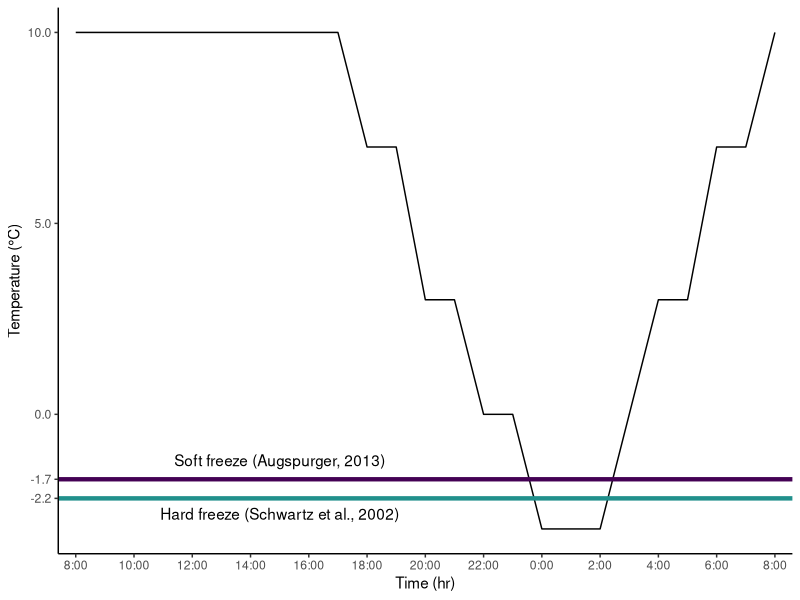

Write R code to recreate this figure.
## Started 5 April 2019 ##
## Build a figure that shows individuals undergoing False spring

# Clear workspace
rm(list=ls()) # remove everything currently held in the R memory
options(stringsAsFactors=FALSE)
graphics.off()

# Load libraries
library(ggplot2)
library(viridis)
library(RColorBrewer)

my.pal <- viridis_pal(option="viridis")(3)
#my.pal <- brewer.pal(4, "Dark2")


df <- data.frame(temp =c(10, 10, 10, 10, 10, 10, 10, 10, 10, 10, 7, 7, 3, 3, 0, 0, -3, -3, -3, 0, 3, 3, 7, 7, 10),
                 time =c("8:00", "9:00", "10:00", "11:00", "12:00", "13:00", "14:00", "15:00", "16:00",
                         "17:00", "18:00", "19:00", "20:00", "21:00", "22:00", "23:00", "0:00", "1:00", "2:00", "3:00",
                         "4:00", "5:00", "6:00", "7:00", "8:01"))
growthchamber <- ggplot(df, aes(x=factor(df$time,levels = c("8:00", "9:00", "10:00", "11:00", "12:00", "13:00", "14:00", "15:00", "16:00", "17:00",
                                                            "18:00", "19:00", "20:00", "21:00", "22:00", "23:00", "0:00", "1:00", "2:00", "3:00", "4:00",
                                                            "5:00", "6:00", "7:00", "8:01")), y=temp, group=1)) +  
  geom_line(aes(x=factor(df$time,levels = c("8:00", "9:00", "10:00", "11:00", "12:00", "13:00", "14:00", "15:00", "16:00", "17:00",
                                            "18:00", "19:00", "20:00", "21:00", "22:00", "23:00", "0:00", "1:00", "2:00", "3:00", "4:00",
                                            "5:00", "6:00", "7:00", "8:01")))) + theme_classic() +
  scale_x_discrete(breaks =c("8:00", "10:00", "12:00", "14:00", "16:00",
                             "18:00", "20:00", "22:00", "0:00", "2:00", "4:00",
                             "6:00", "8:01"),
    labels= c("8:00", "10:00", "12:00", "14:00", "16:00",
                                       "18:00", "20:00", "22:00", "0:00", "2:00", "4:00",
                                       "6:00", "8:00")) +
  scale_y_continuous(breaks = sort(c(seq(-5, 10, by=5), -1.7, -2.2))) +
  geom_hline(yintercept=-1.7, col=my.pal[1], size=1.5) +
  annotate("text", x=8, y=-1.2, label = "Soft freeze (Augspurger, 2013)") +
  geom_hline(yintercept=-2.2, col=my.pal[2], size=1.5) +
  annotate("text", x=8, y=-2.6, label = "Hard freeze (Schwartz et al., 2002)") +
  #geom_hline(yintercept=-7.4, col=my.pal[3], size=1.5) +
  #annotate("text", x=8, y=-7, label = expression(paste(italic("Sorbus aucuparia"),  " (Lenz et al., 2016)"))) +
  #geom_hline(yintercept=-4.8, col=my.pal[4], size=1.5) +
  #annotate("text", x=8, y=-4.3, label = expression(paste(italic("Fagus sylvatica"),  " (Lenz et al., 2016)"))) +
  xlab("Time (hr)") + ylab("Temperature (°C)")

quartz()
growthchamber

